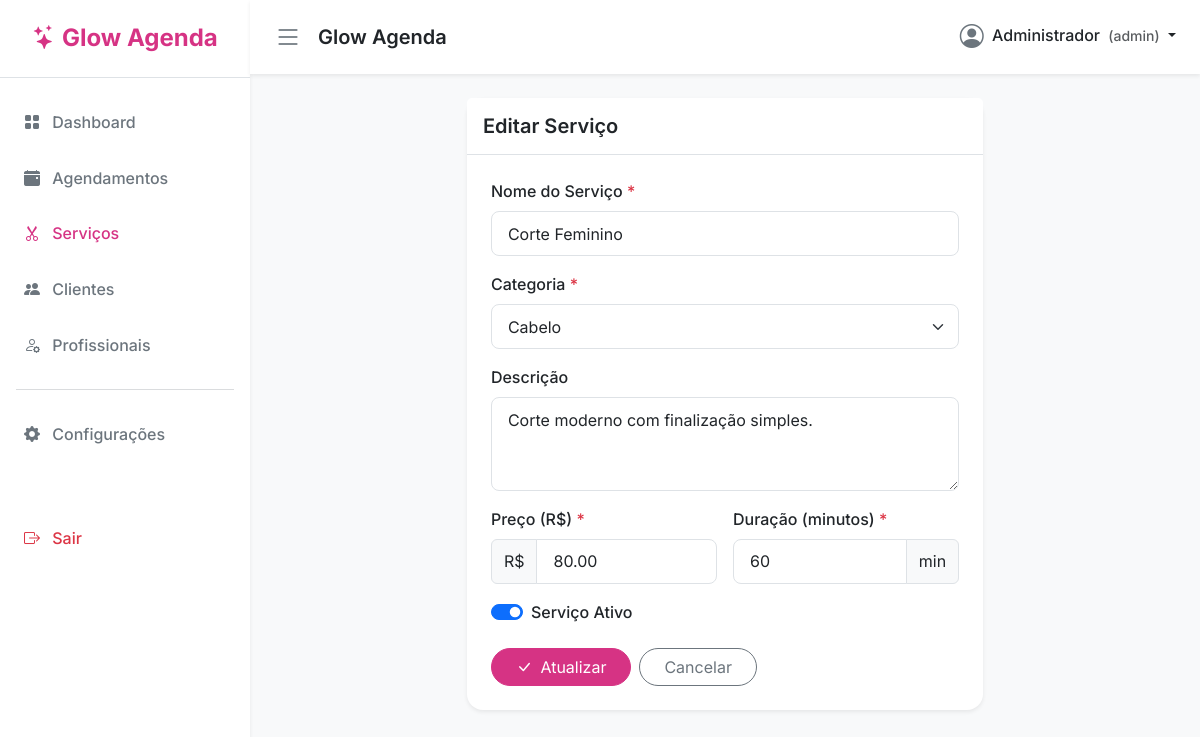
The page /servicos/editar/1 (signed in) on the database its author committed.
### tables this page shows
CREATE TABLE IF NOT EXISTS `servicos` (
    `servico_id`          INT UNSIGNED AUTO_INCREMENT PRIMARY KEY,
    `servico_nome`        VARCHAR(120) NOT NULL,
    `servico_descricao`   TEXT,
    `servico_preco`       DECIMAL(10,2) NOT NULL,
    `servico_duracao`     INT UNSIGNED NOT NULL COMMENT 'Duração em minutos',
    `categoria_id`        INT UNSIGNED NOT NULL,
    `servico_ativo`       TINYINT(1) NOT NULL DEFAULT 1,
    `criado_em`           DATETIME NOT NULL DEFAULT CURRENT_TIMESTAMP,
    FOREIGN KEY (`categoria_id`) REFERENCES `categorias`(`categoria_id`) ON DELETE RESTRICT
);

CREATE TABLE IF NOT EXISTS `categorias` (
    `categoria_id`    INT UNSIGNED AUTO_INCREMENT PRIMARY KEY,
    `categoria_nome`  VARCHAR(80) NOT NULL,
    `categoria_ativo` TINYINT(1) NOT NULL DEFAULT 1
);

### Controllers/ServicoController.php (called while the page is built, shortened)
<?php
require_once("Models/Database.php");
require_once("Config/Helpers.php");
class ServicoController
{
    private ServicoModel   $model;
    private CategoriaModel $categoriaModel;
    public function __construct()
    {
        $this->model          = new ServicoModel();
        $this->categoriaModel = new CategoriaModel();
    }
    public function editar(int $id): void
    {
        $servico = $this->model->buscarPorId($id);
        $msg = $_SESSION['msg'] ?? '';
        view('servicos/form', [
            'pagina'     => 'Editar Serviço',
            'servico'    => $servico,
            'categorias' => $this->categoriaModel->listar(),
            'msg'        => $msg,
        ]);
    }
}

### Models/Database.php (called while the page is built, shortened)
<?php
class Database{
 private PDO $connection;
  private function setConnection(){
    try{
      $this->connection = new PDO(
        'mysql:host='.self::HOST.';dbname='.self::NAME.';port='.self::PORT.';charset=utf8mb4',
        self::USER,
        self::PASS,
        [
          PDO::ATTR_ERRMODE            => PDO::ERRMODE_EXCEPTION,
          PDO::ATTR_DEFAULT_FETCH_MODE => PDO::FETCH_ASSOC,
          PDO::MYSQL_ATTR_INIT_COMMAND => "SET NAMES utf8mb4 COLLATE utf8mb4_unicode_ci",
        ]
      );
    }catch(PDOException $e){
      error_log('[DB] connection error: ' . $e->getMessage());
      throw $e;
    }
  }
  public function execute($query,$params = []){
    try{
      $statement = $this->connection->prepare($query);
      $statement->execute($params);
      return $statement;
    }catch(PDOException $e){
      throw $e;
    }
  }
}

### Models/ServicoModel.php (called while the page is built, shortened)
<?php
class ServicoModel extends Database
{
    public function buscarPorId(int $id): ?array
    {
        $stmt = $this->execute(
            "SELECT s.*, c.categoria_nome
             FROM servicos s
             INNER JOIN categorias c ON s.categoria_id = c.categoria_id
             WHERE s.servico_id = ? LIMIT 1",
            [$id]
        );
        $result = $stmt->fetch(\PDO::FETCH_ASSOC);
        return $result ?: null;
    }
}

### Autoloader.php (called while the page is built, shortened)
<?php
class Autoloader
{
    public static function register()
    {
        spl_autoload_register(function ($class) {
            $file = str_replace('\\', DIRECTORY_SEPARATOR, $class).'.php';
            if (file_exists($file)) {
                return true;
            }
            return false;
        });
    }
}

### Models/CategoriaModel.php (called while the page is built, shortened)
<?php
class CategoriaModel extends Database
{
    public function listar(): array
    {
        $stmt = $this->execute(
            "SELECT * FROM categorias WHERE categoria_ativo = 1 ORDER BY categoria_nome ASC"
        );
        return $stmt->fetchAll(\PDO::FETCH_ASSOC);
    }
}

### Views/servicos/form.php (the view, shortened to what this page needs)
<div class="row justify-content-center">
    <div class="col-12 col-lg-7">
        <div class="card shadow-sm border-0">
            <div class="card-header bg-white border-bottom py-3">
                <h5 class="mb-0 fw-semibold"><?php echo htmlspecialchars($pagina); ?></h5>
            </div>
            <div class="card-body p-4">
                <?php
                    $action = !empty($servico['servico_id'])
                        ? base_url('servicos/atualizar/' . $servico['servico_id'])
                        : base_url('servicos/salvar');
                ?>
                <form action="<?php echo $action; ?>" method="POST">
                    <div class="mb-3">
                        <label class="form-label fw-medium">Nome do Serviço <span class="text-danger">*</span></label>
                        <input type="text" name="servico_nome" class="form-control"
                               placeholder="Ex: Corte Feminino"
                               value="<?php echo htmlspecialchars($servico['servico_nome'] ?? ''); ?>" required>
                    </div>
                    <div class="mb-3">
                        <label class="form-label fw-medium">Categoria <span class="text-danger">*</span></label>
                        <select name="categoria_id" class="form-select" required>
                            <?php foreach ($categorias as $cat): ?>
                                <option value="<?php echo $cat['categoria_id']; ?>"
                                    <?php echo (($servico['categoria_id'] ?? '') == $cat['categoria_id']) ? 'selected' : ''; ?>>
                                    <?php echo htmlspecialchars($cat['categoria_nome']); ?>
                                </option>
                            <?php endforeach; ?>
                        </select>
                    </div>
                    <div class="mb-3">
                        <label class="form-label fw-medium">Descrição</label>
                        <textarea name="servico_descricao" class="form-control" rows="3"
                                  placeholder="Descreva brevemente o serviço..."><?php echo htmlspecialchars($servico['servico_descricao'] ?? ''); ?></textarea>
                    </div>
                    <div class="row g-3 mb-3">
                        <div class="col-md-6">
                            <label class="form-label fw-medium">Preço (R$) <span class="text-danger">*</span></label>
                            <div class="input-group">
                                <span class="input-group-text bg-light">R$</span>
                                <input type="number" name="servico_preco" class="form-control"
                                       step="0.01" min="0" placeholder="0,00"
                                       value="<?php echo $servico['servico_preco'] ?? ''; ?>" required>
                            </div>
                        </div>
                        <div class="col-md-6">
                            <label class="form-label fw-medium">Duração (minutos) <span class="text-danger">*</span></label>
                            <div class="input-group">
                                <input type="number" name="servico_duracao" class="form-control"
                                       min="1" placeholder="Ex: 60"
                                       value="<?php echo $servico['servico_duracao'] ?? ''; ?>" required>
                                <span class="input-group-text bg-light">min</span>
                            </div>
                        </div>
                    </div>
                    <?php if (!empty($servico['servico_id'])): ?>
                    <div class="mb-4">
                        <div class="form-check form-switch">
                            <input class="form-check-input" type="checkbox" name="servico_ativo"
                                   id="servico_ativo" value="1"
                                   <?php echo ($servico['servico_ativo'] ?? 1) ? 'checked' : ''; ?>>
                            <label class="form-check-label fw-medium" for="servico_ativo">
                                Serviço Ativo
                            </label>
                        </div>
                    </div>
                    <?php endif; ?>
                    <div class="d-flex gap-2">
                        <button type="submit" class="btn btn-primary rounded-pill px-4">
                            <i class="bi bi-check-lg me-1"></i>
                            <?php echo !empty($servico['servico_id']) ? 'Atualizar' : 'Cadastrar'; ?>
                        </button>
                        <a href="<?php echo base_url('servicos'); ?>" class="btn btn-outline-secondary rounded-pill px-4">
                            Cancelar
                        </a>
                    </div>
                </form>
            </div>
        </div>
    </div>
</div>

### public/assets/css/style.css (style rules this page uses)
body { font-family: 'Inter', sans-serif; background-color: #f8f9fa; color: #333; }
:root { --bs-primary: #d63384; --bs-primary-rgb: 214, 51, 132; --bs-secondary: #6c757d; }
.btn-primary { background-color: var(--bs-primary); border-color: var(--bs-primary); }
.card { border: none; transition: transform 0.2s ease-in-out, box-shadow 0.2s ease-in-out; border-radius: 1rem; }
.form-control, .form-select { border-radius: 0.5rem; padding: 0.6rem 1rem; }

### rows shown on the page
servicos: servico_nome "Corte Feminino", categoria_id "Cabelo", servico_descricao "Corte moderno com finalização simples.", servico_preco "80.00", servico_duracao "60", servico_ativo "☑"

### other values the page prints
$_SESSION['usuario_nome'] "Administrador"
$_SESSION['usuario_perfil'] "admin"
$pagina "Editar Serviço"
